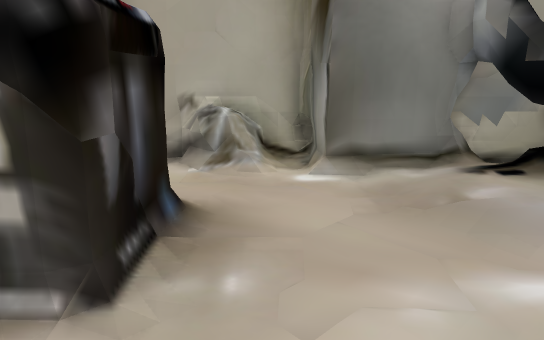
[1] (above)

17 first-person views from a walk through a Unity game level. The camera is 1.3 m above the floor, tilts 14° down and sees 70° across. The floor is counted in squares, 0.5 m on a side. Each view is taken from the middle of a square. On the plan, view 1 faces up. The plan holds only what a view shows up to about 20 squares ahead; the rest is blank.

[2]
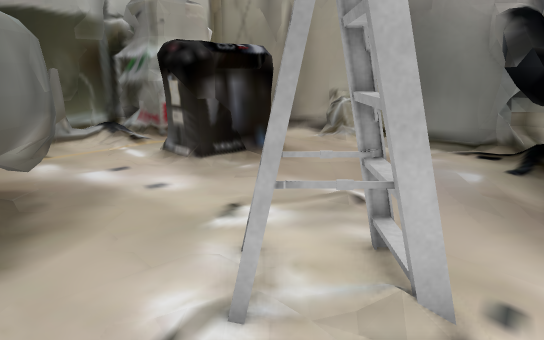

[3]
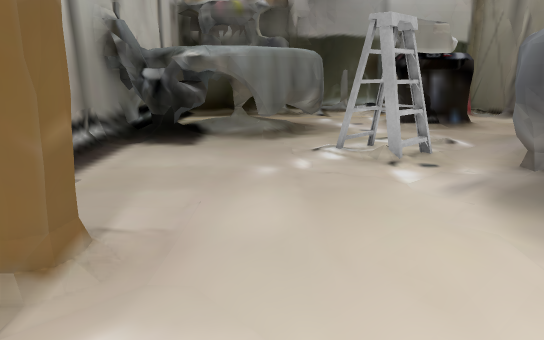

[4]
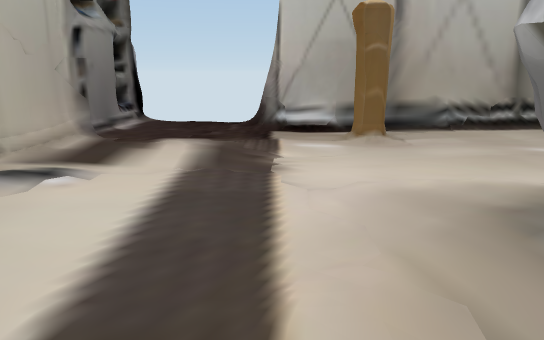

[5]
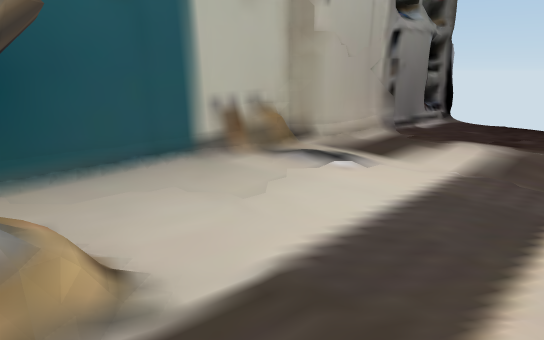

[6]
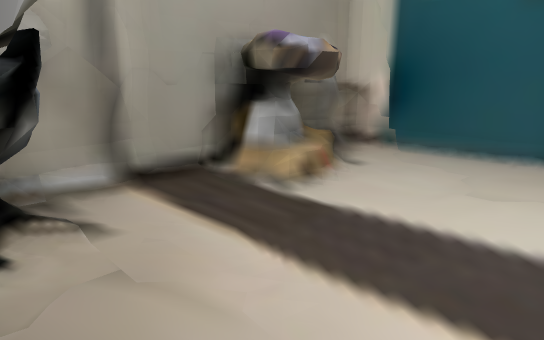

[7]
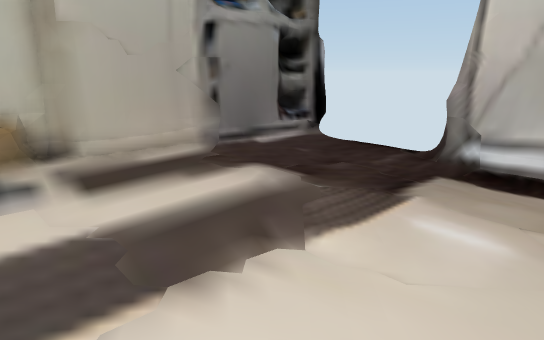

[8]
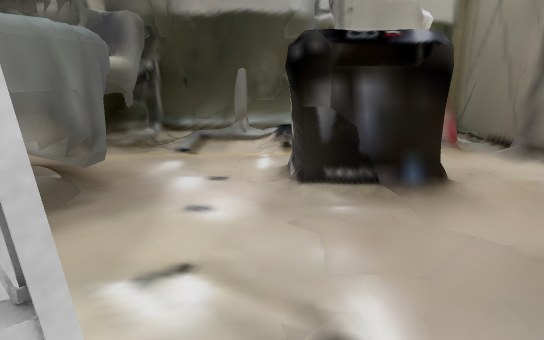

[9]
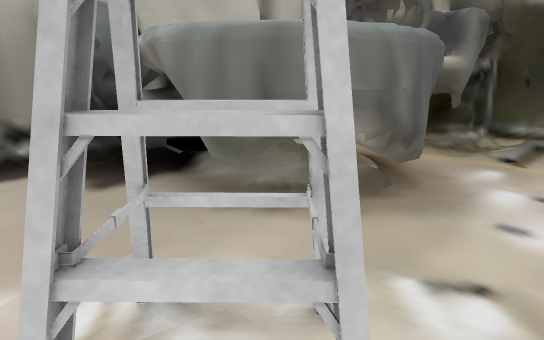

[10]
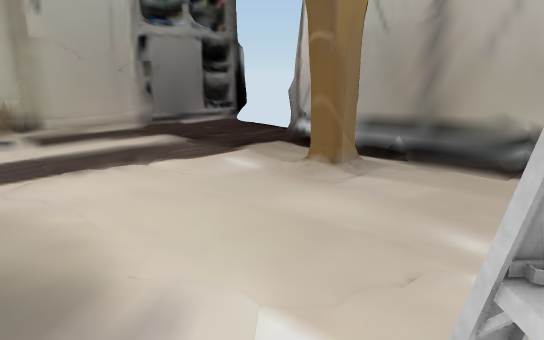

[11]
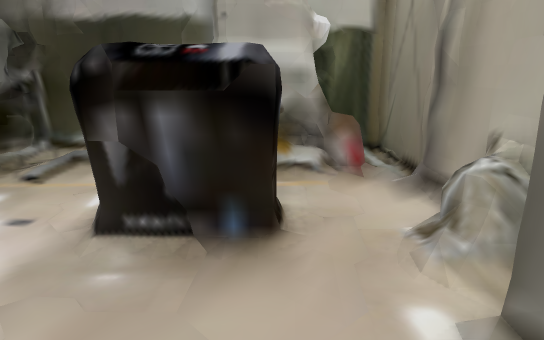

[12]
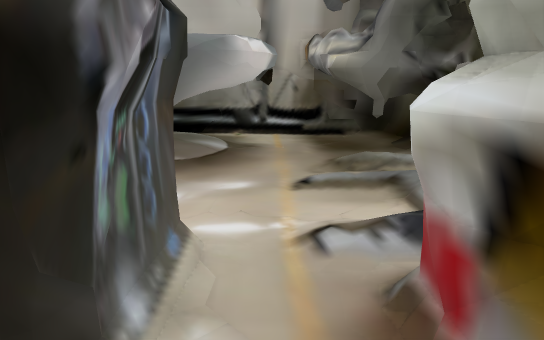

[13]
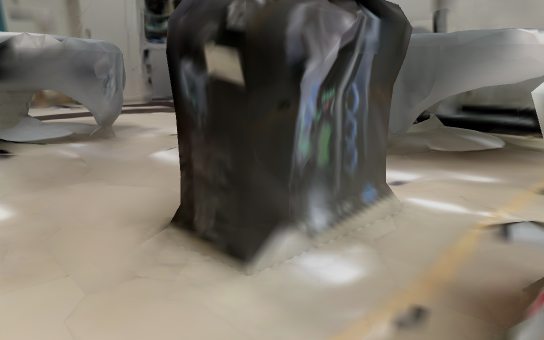

[14]
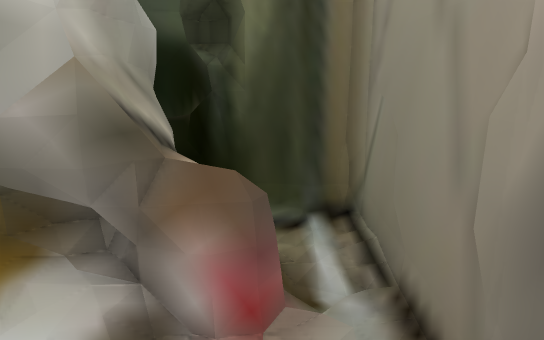

[15]
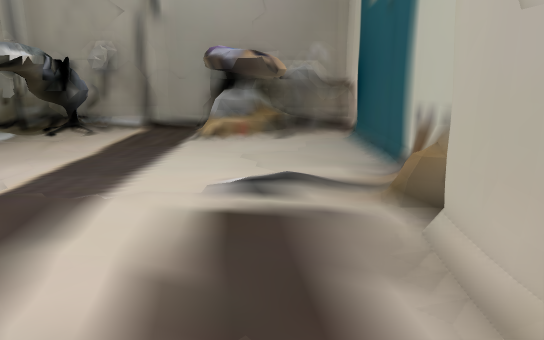

[16]
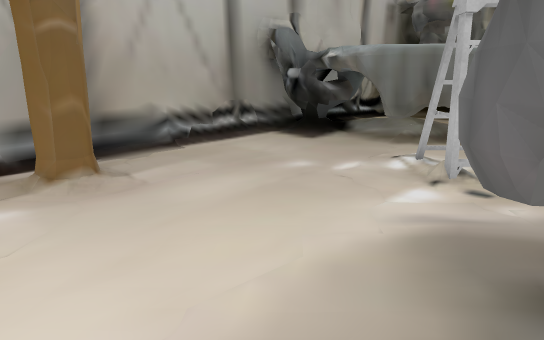

[17]
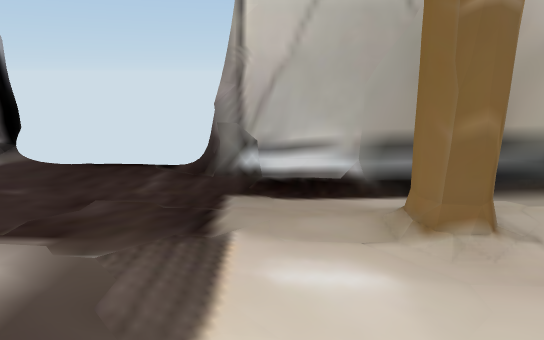

### Floor plan
Key: @ floor where view 1 was taken; # wall or solid block; x gap in a wall; . main floor; : floor 0.25 m higher than the main floor; / step, stairs or slope; = window, fence, low wall or low ledge; ^ raised ledge; T thing the floor can be seen under or through.
Columns run from 11 left of view 1 to 27 right of it. Each row starts with its distance up from view 1.
 12 ####                          ##  ###
 11 #.###########    ###############^^^####
 10 #.==.....#=###  ##     ^###....=^^^##.#
  9 #.##=....... #####      ^##....#^^^...#
  8 #####:........::##      ^##...........#
  7    ##..###....::::^ ^^   ^............#
  6     ##.###.....:::^ ^^   ^............#
  5 ######.###.......:^^    ^^............#
  4 #  //:.###........#^    ^#............#
  3 #  //:..##.........#^^ ##.............#
  2 # x/............T=..  x#..............#
  1 #  /...........TTT=...............::.##
  0 #  ::......@...=TTT..................=#
 -1 #......######...=....................=#
 -2 #####. #    ##.......................##
 -3    ##.##     ##.....................##
 -4     ###      ##.....................##
 -5               #.....................#
 -6               #........###..........#
 -7               #........###..........#
 -8               #.....................#
 -9               ###############.......#
-10                             ##......#
-11                                   ..#
-12                                     #

Where each view was taken, in squares from view 1:
view 1: 0 up, 0 right, facing up
view 2: 3 down, 8 right, facing up-left
view 3: 3 down, 18 right, facing left
view 4: 10 up, 17 right, facing down
view 5: 10 up, 16 right, facing down-right
view 6: 2 up, 13 right, facing up-right
view 7: 2 up, 13 right, facing down-right
view 8: 3 up, 7 right, facing left
view 9: 3 up, 7 right, facing down-left
view 10: 3 up, 6 right, facing down-right
view 11: 7 up, 5 right, facing left
view 12: 9 up, 5 left, facing down
view 13: 10 up, 7 left, facing down-right
view 14: 10 up, 4 left, facing left
view 15: 8 down, 23 right, facing up
view 16: 4 up, 16 right, facing down-left
view 17: 0 up, 16 right, facing down
